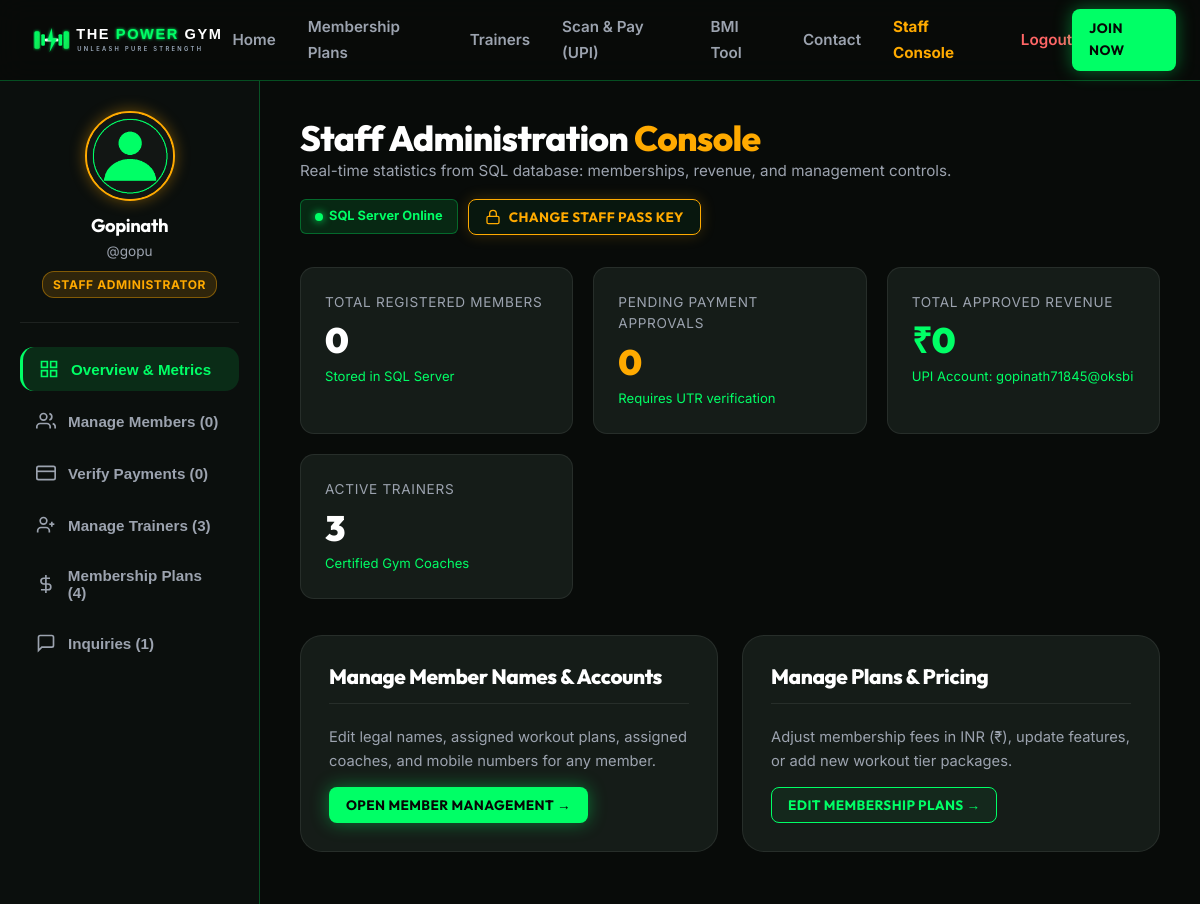
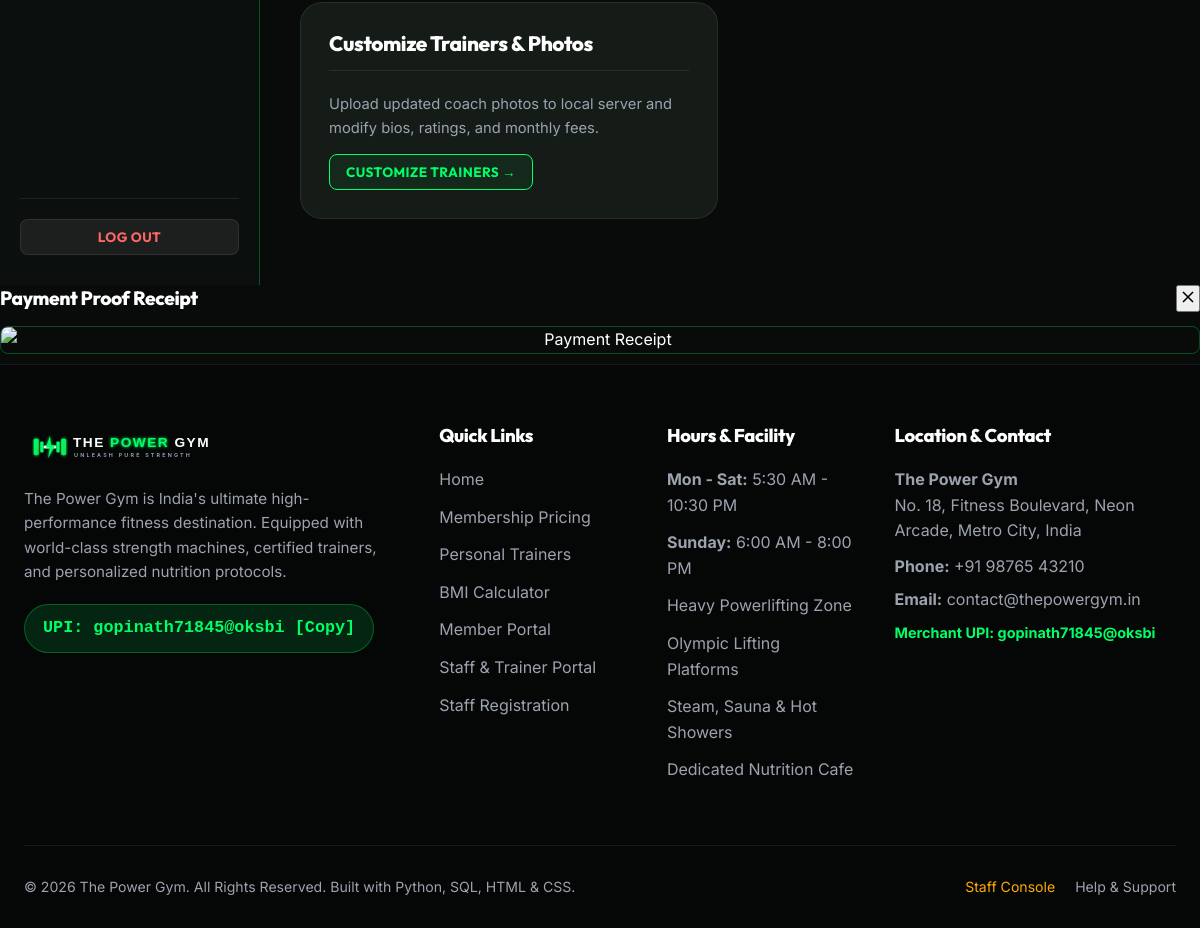
Screenshot of /staff/dashboard (signed in) with the database file from the repository (2 pictures, top to bottom).
### models.py (models this page shows, shortened)
class MemberProfile(db.Model):
    __tablename__ = 'member_profiles'
    id = db.Column(db.Integer, primary_key=True)
    user_id = db.Column(db.Integer, db.ForeignKey('users.id', ondelete='CASCADE'), nullable=False, unique=True)
    full_name = db.Column(db.String(120), nullable=False)
    avatar = db.Column(db.String(255), default='default_avatar.png')
    age = db.Column(db.Integer, nullable=True)
    gender = db.Column(db.String(20), nullable=True)
    height_cm = db.Column(db.Float, nullable=True)
    weight_kg = db.Column(db.Float, nullable=True)
    fitness_goal = db.Column(db.String(120), default='Muscle Building & Fitness')
    blood_group = db.Column(db.String(10), nullable=True)
    emergency_contact = db.Column(db.String(50), nullable=True)
    address = db.Column(db.Text, nullable=True)
    joined_date = db.Column(db.Date, default=date.today)

class User(UserMixin, db.Model):
    __tablename__ = 'users'
    id = db.Column(db.Integer, primary_key=True)
    username = db.Column(db.String(80), unique=True, nullable=False, index=True)
    email = db.Column(db.String(120), unique=True, nullable=False, index=True)
    phone = db.Column(db.String(20), nullable=True)
    password_hash = db.Column(db.String(256), nullable=False)
    role = db.Column(db.String(20), default='customer')  # 'customer' or 'staff'
    is_active = db.Column(db.Boolean, default=True)
    created_at = db.Column(db.DateTime, default=datetime.utcnow)
    profile = db.relationship('MemberProfile', backref='user', uselist=False, cascade='all, delete-orphan')
    memberships = db.relationship('Membership', backref='user', lazy='dynamic', cascade='all, delete-orphan')
    payments = db.relationship('Payment', backref='user', lazy='dynamic', cascade='all, delete-orphan')
    def is_staff(self):
        return self.role == 'staff'

### app.py (the view)
    @app.route('/staff/dashboard')
    @login_required
    def staff_dashboard():
        if not current_user.is_staff():
            flash('Access Denied. Only staff members can view the staff portal.', 'error')
            return redirect(url_for('customer_dashboard'))
        members = User.query.filter_by(role='customer').order_by(User.id.desc()).all()
        all_payments = Payment.query.order_by(Payment.id.desc()).all()
        pending_payments = [p for p in all_payments if p.status == 'Pending']
        trainers = Trainer.query.all()
        inquiries = ContactMessage.query.order_by(ContactMessage.id.desc()).all()
        all_plans = Plan.query.order_by(Plan.id.asc()).all()
        total_revenue = sum(p.amount for p in all_payments if p.status == 'Approved')
        return render_template(
            'staff_dashboard.html',
            profile=current_user.profile,
            members=members,
            all_payments=all_payments,
            pending_payments=pending_payments,
            pending_payments_count=len(pending_payments),
            trainers=trainers,
            inquiries=inquiries,
            total_revenue=total_revenue,
            all_plans=all_plans
        )

### templates/staff_dashboard.html (shortened to what this page needs)
{% extends "base.html" %}
{% block extra_css %}
<link rel="stylesheet" href="{{ url_for('static', filename='css/dashboard.css') }}">
{% endblock %}
{% block content %}
<div class="dashboard-layout">
  <aside class="dashboard-sidebar">
    <div class="sidebar-profile">
      <div class="profile-avatar-wrapper" style="border-color: #FFAA00; box-shadow: 0 0 15px rgba(255, 170, 0, 0.4);">
        <img src="{{ url_for('serve_media', filename=(profile.avatar if profile and profile.avatar else 'trainer_vikram.jpg')) }}" alt="Staff Avatar" onerror="this.src='{{ url_for('static', filename='images/default_avatar.png') }}'">
      </div>
      <h3 class="sidebar-username">{{ profile.full_name if profile else 'Chief Gym Manager' }}</h3>
      <div style="font-size: 0.85rem; color: var(--text-secondary); margin-bottom: 8px;">@{{ current_user.username }}</div>
      <span class="sidebar-badge badge-staff">Staff Administrator</span>
    </div>
    <ul class="sidebar-nav">
      <li>
        <button class="sidebar-link active" data-tab="staff-overview">
          <svg fill="none" stroke="currentColor" stroke-width="2" viewBox="0 0 24 24"><path d="M3 3h7v7H3zM14 3h7v7h-7zM14 14h7v7h-7zM3 14h7v7H3z"></path></svg>
          Overview & Metrics
        </button>
      </li>
      <li>
        <button class="sidebar-link" data-tab="staff-members">
          <svg fill="none" stroke="currentColor" stroke-width="2" viewBox="0 0 24 24"><path d="M17 21v-2a4 4 0 0 0-4-4H5a4 4 0 0 0-4 4v2"></path><circle cx="9" cy="7" r="4"></circle><path d="M23 21v-2a4 4 0 0 0-3-3.87"></path><path d="M16 3.13a4 4 0 0 1 0 7.75"></path></svg>
          Manage Members ({{ members|length }})
        </button>
      </li>
      <li>
        <button class="sidebar-link" data-tab="staff-payments">
          <svg fill="none" stroke="currentColor" stroke-width="2" viewBox="0 0 24 24"><rect x="1" y="4" width="22" height="16" rx="2" ry="2"></rect><line x1="1" y1="10" x2="23" y2="10"></line></svg>
          Verify Payments ({{ pending_payments_count }})
        </button>
      </li>
      <li>
        <button class="sidebar-link" data-tab="staff-trainers">
          <svg fill="none" stroke="currentColor" stroke-width="2" viewBox="0 0 24 24"><path d="M16 21v-2a4 4 0 0 0-4-4H6a4 4 0 0 0-4 4v2"></path><circle cx="9" cy="7" r="4"></circle><line x1="19" y1="8" x2="19" y2="14"></line><line x1="22" y1="11" x2="16" y2="11"></line></svg>
          Manage Trainers ({{ trainers|length }})
        </button>
      </li>
      <li>
        <button class="sidebar-link" data-tab="staff-plans">
          <svg fill="none" stroke="currentColor" stroke-width="2" viewBox="0 0 24 24"><line x1="12" y1="1" x2="12" y2="23"></line><path d="M17 5H9.5a3.5 3.5 0 0 0 0 7h5a3.5 3.5 0 0 1 0 7H6"></path></svg>
          Membership Plans ({{ all_plans|length }})
        </button>
      </li>
      <li>
        <button class="sidebar-link" data-tab="staff-inquiries">
          <svg fill="none" stroke="currentColor" stroke-width="2" viewBox="0 0 24 24"><path d="M21 15a2 2 0 0 1-2 2H7l-4 4V5a2 2 0 0 1 2-2h14a2 2 0 0 1 2 2z"></path></svg>
          Inquiries ({{ inquiries|length }})
        </button>
      </li>
    </ul>
    <div style="padding-top: 20px; border-top: 1px solid var(--border-subtle); margin-top: auto;">
      <button type="button" id="sidebarStaffLogoutBtn" class="btn btn-secondary btn-sm" style="width: 100%; color: #ff6666; cursor: pointer;">
        Log Out
      </button>
    </div>
  </aside>
  <main class="dashboard-content">
    <div class="tab-content active" id="staff-overview">
      <div class="dash-header" style="display: flex; justify-content: space-between; align-items: flex-start; flex-wrap: wrap; gap: 15px;">
        <div>
          <h1 class="dash-title">Staff Administration <span style="color: #FFAA00;">Console</span></h1>
          <p class="dash-subtitle">Real-time statistics from SQL database: memberships, revenue, and management controls.</p>
        </div>
        <div style="display: flex; gap: 10px; align-items: center; flex-wrap: wrap;">
          <div style="display: inline-flex; align-items: center; gap: 6px; padding: 6px 14px; border-radius: 6px; font-size: 0.8rem; font-weight: 700; background: rgba(0,255,102,0.12); color: var(--neon-green); border: 1px solid rgba(0,255,102,0.3);">
            <span style="width: 8px; height: 8px; border-radius: 50%; background: var(--neon-green); box-shadow: 0 0 8px var(--neon-green);"></span>
            <span>SQL Server Online</span>
          </div>
          <button type="button" class="btn btn-outline btn-sm" id="btnOpenChangeKeyModal" style="border-color: #FFAA00; color: #FFAA00; font-weight: 700; display: flex; align-items: center; gap: 8px; box-shadow: 0 0 15px rgba(255, 170, 0, 0.2); cursor: pointer;">
            <svg width="16" height="16" viewBox="0 0 24 24" fill="none" stroke="currentColor" stroke-width="2"><rect x="3" y="11" width="18" height="11" rx="2" ry="2"></rect><path d="M7 11V7a5 5 0 0 1 10 0v4"></path></svg>
            Change Staff Pass Key
          </button>
        </div>
      </div>
      <div class="stats-grid">
        <div class="stat-card">
          <div class="stat-title">Total Registered Members</div>
          <div class="stat-value">{{ members|length }}</div>
          <div class="stat-desc">Stored in SQL Server</div>
        </div>
        <div class="stat-card">
          <div class="stat-title">Pending Payment Approvals</div>
          <div class="stat-value" style="color: #FFAA00;">{{ pending_payments_count }}</div>
          <div class="stat-desc">Requires UTR verification</div>
        </div>
        <div class="stat-card">
          <div class="stat-title">Total Approved Revenue</div>
          <div class="stat-value" style="color: var(--neon-green);">₹{{ "{:,.0f}".format(total_revenue) }}</div>
          <div class="stat-desc">UPI Account: gopinath71845@oksbi</div>
        </div>
        <div class="stat-card">
          <div class="stat-title">Active Trainers</div>
          <div class="stat-value">{{ trainers|length }}</div>
          <div class="stat-desc">Certified Gym Coaches</div>
        </div>
      </div>
      <div style="display: grid; grid-template-columns: repeat(auto-fit, minmax(280px, 1fr)); gap: 24px;">
        <div class="dash-card">
          <div class="dash-card-header">
            <h3 class="dash-card-title">Manage Member Names & Accounts</h3>
          </div>
          <p style="color: var(--text-secondary); margin-bottom: 14px; font-size: 0.92rem;">
            Edit legal names, assigned workout plans, assigned coaches, and mobile numbers for any member.
          </p>
          <button class="btn btn-primary btn-sm" onclick="document.querySelector('[data-tab=staff-members]').click();">
            Open Member Management &rarr;
          </button>
        </div>
        <div class="dash-card">
          <div class="dash-card-header">
            <h3 class="dash-card-title">Manage Plans & Pricing</h3>
          </div>
          <p style="color: var(--text-secondary); margin-bottom: 14px; font-size: 0.92rem;">
            Adjust membership fees in INR (₹), update features, or add new workout tier packages.
          </p>
          <button class="btn btn-outline btn-sm" onclick="document.querySelector('[data-tab=staff-plans]').click();">
            Edit Membership Plans &rarr;
          </button>
        </div>
        <div class="dash-card">
          <div class="dash-card-header">
            <h3 class="dash-card-title">Customize Trainers & Photos</h3>
          </div>
          <p style="color: var(--text-secondary); margin-bottom: 14px; font-size: 0.92rem;">
            Upload updated coach photos to local server and modify bios, ratings, and monthly fees.
          </p>
          <button class="btn btn-outline btn-sm" onclick="document.querySelector('[data-tab=staff-trainers]').click();">
            Customize Trainers &rarr;
          </button>
        </div>
      </div>
    </div>
  </main>
</div>
<div id="receiptModal" class="receipt-modal">
  <div class="receipt-modal-content">
    <div style="display: flex; justify-content: space-between; align-items: center; margin-bottom: 14px;">
      <h3 style="color: #fff; font-size: 1.2rem; margin: 0;">Payment Proof Receipt</h3>
      <button class="btn-modal-close" onclick="closeReceiptModal()" aria-label="Close receipt modal">
        <svg width="20" height="20" viewBox="0 0 24 24" fill="none" stroke="currentColor" stroke-width="2"><line x1="18" y1="6" x2="6" y2="18"></line><line x1="6" y1="6" x2="18" y2="18"></line></svg>
      </button>
    </div>
    <div style="text-align: center;">
      <img id="modalReceiptImg" src="" alt="Payment Receipt" style="max-width: 100%; max-height: 480px; border-radius: 8px; border: 1px solid var(--border-neon); object-fit: contain;">
    </div>
  </div>
</div>
{% endblock %}

### static/css/style.css (style rules this page uses)
:root { --neon-green: #00FF66; --neon-green-glow: rgba(0, 255, 102, 0.45); --neon-green-dim: rgba(0, 255, 102, 0.12); --neon-green-dark: #00cc52; --bg-deep: #080b09; --bg-surface: #101513; --bg-card: #151c18; --bg-card-hover: #1c2621; --border-subtle: rgba(255, 255, 255, 0.08); --border-neon: rgba(0, 255, 102, 0.28); --border-neon-strong: rgba(0, 255, 102, 0.7); --text-main: #FFFFFF; --text-secondary: #9CA3AF; --text-muted: #6B7280; --font-heading: 'Outfit', sans-serif; --font-body: 'Inter', -apple-system, BlinkMacSystemFont, sans-serif; --radius-sm: 8px; --radius-md: 14px; --radius-lg: 22px; --shadow-card: 0 10px 30px -10px rgba(0, 0, 0, 0.6); --shadow-neon: 0 0 25px rgba(0, 255, 102, 0.35); --transition-fast: 0.2s cubic-bezier(0.4, 0, 0.2, 1); --transition-smooth: 0.35s cubic-bezier(0.4, 0, 0.2, 1); }
*, *::before, *::after { box-sizing: border-box; margin: 0; padding: 0; }
html { scroll-behavior: smooth; font-size: 16px; }
body { background-color: var(--bg-deep); color: var(--text-main); font-family: var(--font-body); line-height: 1.6; min-height: 100vh; display: flex; flex-direction: column; overflow-x: hidden; -webkit-font-smoothing: antialiased; }
h1, h2, h3, h4, h5, h6 { font-family: var(--font-heading); color: var(--text-main); font-weight: 800; letter-spacing: -0.02em; line-height: 1.2; }
img { max-width: 100%; height: auto; display: block; }
.btn { display: inline-flex; align-items: center; justify-content: center; gap: 10px; padding: 13px 26px; border-radius: var(--radius-md); font-family: var(--font-heading); font-weight: 700; font-size: 0.98rem; letter-spacing: 0.03em; text-transform: uppercase; cursor: pointer; border: 1px solid transparent; transition: all var(--transition-smooth); position: relative; overflow: hidden; }
.btn-primary { background: var(--neon-green); color: #050806; box-shadow: 0 0 18px rgba(0, 255, 102, 0.4); }
.btn-outline { background: rgba(0, 255, 102, 0.05); border-color: var(--neon-green); color: var(--neon-green); }
.btn-secondary { background: rgba(255, 255, 255, 0.07); color: var(--text-main); border: 1px solid var(--border-subtle); }
.btn-sm { padding: 8px 16px; font-size: 0.85rem; border-radius: var(--radius-sm); }

### rows the page displays
MemberProfile: avatar (placeholder picture), full_name "Gopinath"
User: username "gopu"

### other values shown
{{ members|length }} "0"
{{ pending_payments_count }} "0"
{{ trainers|length }} "3"
{{ all_plans|length }} "4"
{{ inquiries|length }} "1"
{{ "{:,.0f}".format(total_revenue) }} "0"
